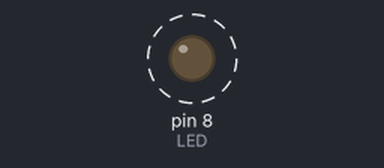
A sketch run on a simulated Arduino Uno, built with avr-gcc and run on an emulated ATmega328P. On the bench: output pins drawn as LEDs (lit = HIGH). Dashed ring = blinking.

Above: at 0.5 s.
Timing chart, 0 to 4.6 s (numbered marks = the images above):
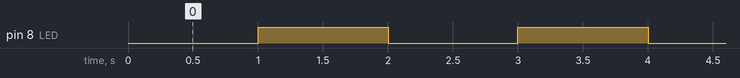

The sketch:

led_blink.ino
```cpp
// LED Pin
const int LED = 8;

// Interval to blink
const int DELAY_MILLIS = 1000;

// Generally, you should use "unsigned long" for variables that hold time
// The value will quickly become too large for an int to store
unsigned long previousMillis = 0;        // will store last time LED was updated

// ledState used to set the LED
int ledState = LOW;

void setup() {
  // LED
  pinMode(LED, OUTPUT);

}

void loop() {
  unsigned long currentMillis = millis();

  if (currentMillis - previousMillis >= DELAY_MILLIS) {
    // save the last time you blinked the LED
    previousMillis = currentMillis;

    // if the LED is off turn it on and vice-versa:
    if (ledState == LOW) {
      ledState = HIGH;
    } else {
      ledState = LOW;
    }

    // set the LED with the ledState of the variable:
    digitalWrite(LED, ledState);
  }
}
```

Measured:
- by itself, pin 8 (LED): alternates HIGH for 1.0 s and LOW for 1.0 s
